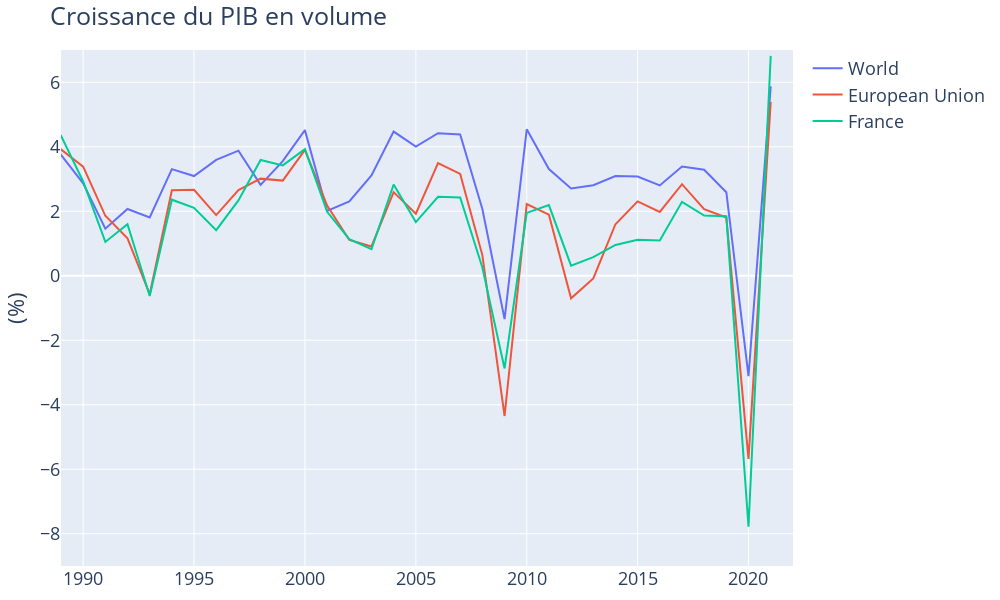

Source (notebook cell):
### Markdown cell above
# Croissance du PIB

### Code cell
countries = ['World','European Union','France']
#countries = ['North America','Germany','France','Turkiye','China','Brazil','Morocco','Pakistan','Nigeria','Zimbabwe']

fig = go.Figure()

for c in countries:
    fig.add_trace(go.Scatter(x=data['gdp growth'].index,
                             y=data['gdp growth'][c],name=c))

fig.update_layout(title="Croissance du PIB en volume",
                  yaxis_title='(%)',
                  xaxis=dict(range=['1989-01-01','2022-01-03']),
                  yaxis=dict(range=[-9,7]),                  
#                  yaxis=dict(type='log'),
                  width=1000,height=600,font=dict(size=18),
                  margin={"r": 10, "t": 50, "l": 10, "b": 10})

fig.show()
